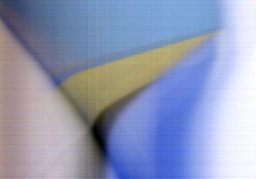
#> input picture im1_tp2.jpg, 256 x 179 px, shrunk from 1015 x 709 before the run
$ python main.py
#> lines starting #> are read from the running program, lines starting #| are printed output that depends on the picture; after the words box and inside, x2 and y2 are one past the last pixel; in counts of white or black regions, pixels touching at a corner belong together; long printed decimals are rounded
### funciones.py

import numpy as np
import matplotlib.pyplot as plt
import cv2

def sobel(image):
    # Definir las mascaras de Sobel
    Gx = np.array([[-1, 0, 1],
                    [-2, 0, 2],
                    [-1, 0, 1]], dtype=np.float32)

    Gy = np.array([[-1, -2, -1],
                   [0, 0, 0],
                   [1, 2, 1]], dtype=np.float32)

    # Obtener las dimensiones de la imagen
    filas, columnas = image.shape

    # Inicializar las matrices de gradiente
    grad_x = np.zeros((filas, columnas), dtype=np.float32)
    grad_y = np.zeros((filas, columnas), dtype=np.float32)
    grad = np.zeros((filas, columnas), dtype=np.float32)

    # Aplicar los kernels a la imagen
    for i in range(1, filas-1):
        for j in range(1, columnas-1):
            region = image[i-1:i+2, j-1:j+2]
            grad_x[i, j] = np.sum(Gx * region)
            grad_y[i, j] = np.sum(Gy * region)

    # Calcular la magnitud del gradiente
    grad = np.sqrt(grad_x**2 + grad_y**2)
    grad = np.clip(grad, 0, 255)  # Limitar los valores entre 0 y 255
    grad = grad.astype(np.uint8)

    return grad

def mostrar_imagen(imagenes, titulos):
    for i, image in enumerate(imagenes):
        plt.subplot(1, len(imagenes), i+1)
        plt.imshow(image)
        # plt.imshow(image, cmap='gray') #con gris
        plt.title(titulos[i])
        plt.axis('off')
    plt.show()

def mostrar_imagen_gris(imagenes, titulos):
    for i, image in enumerate(imagenes):
        plt.subplot(1, len(imagenes), i+1)
        plt.imshow(image, cmap='gray') #con gris
        plt.title(titulos[i])
        plt.axis('off')
    plt.show()

# [7 lines left out: function mostrar_imagenHSV, not called in this run]

def comparar_resultados(imagen, resultado):
    # Mostrar la imagen original y la imagen resultante
    plt.subplot(1, 2, 1)
    plt.imshow(cv2.cvtColor(imagen, cv2.COLOR_BGR2RGB))
    plt.title('Imagen Original')

    plt.subplot(1, 2, 2)
    plt.imshow(cv2.cvtColor(resultado, cv2.COLOR_BGR2RGB))
    plt.title('Área Amarilla Resaltada')

    plt.show()

def analizar_imagen(ruta_imagen, numero_imagen):

    imagen = cv2.imread(ruta_imagen)

    # Convertir imagen a espacio hsv
    hsv_imagen = cv2.cvtColor(imagen, cv2.COLOR_BGR2HSV)

    # Definir limites para el espacio H para el valor amarillo
    limite_inf_amarillo = np.array([20, 75, 75])
    limite_sup_amarillo = np.array([40, 255, 255])

    # Extraer canales H, S y V
    h = hsv_imagen[:, :, 0]
    s = hsv_imagen[:, :, 1]
    v = hsv_imagen[:, :, 2]

    # Crear mascara
    mascara = cv2.inRange(hsv_imagen, limite_inf_amarillo, limite_sup_amarillo)

    # Aplicar mascara al canal de saturacion
    mascara_s = cv2.bitwise_and(s, s, mask=mascara)

    # Detectar bordes
    bordes = sobel(mascara_s)

    # Crear un elemento estructurante
    kernel = np.ones((7,7), np.uint8)

    # Dilatar los bordes
    bordes_dilatados = cv2.dilate(bordes, kernel, iterations=1)

    # Cerrar los bordes
    bordes_cerrados = cv2.morphologyEx(bordes_dilatados, cv2.MORPH_CLOSE, kernel)

    # Encontrar los contornos
    contornos, _ = cv2.findContours(bordes_cerrados.astype(np.uint8), cv2.RETR_TREE, cv2.CHAIN_APPROX_SIMPLE)

    # Rellenar el área
    area_rellenada = cv2.drawContours(bordes_cerrados, contornos, -1, 255, thickness=cv2.FILLED)

    # Calcular el area amarilla
    area_amarilla = np.sum(area_rellenada == 255)
    area_total = imagen.shape[0] * imagen.shape[1]
    proporcion_area_amarilla = area_amarilla / area_total
    print(f"Área total amarilla en imagen {numero_imagen}: {area_amarilla}, que es el {round(proporcion_area_amarilla*100,2)}% del área total")

    # Integrar el canal de valor
    intensidad_amarilla = np.sum(v[mascara == 255])
    print(f"Intensidad total del amarillo en imagen {numero_imagen}: {intensidad_amarilla}")

    # Crear el resultado
    resultado_mascara = cv2.bitwise_and(imagen, imagen, mask=mascara)
    imagen_con_mascara = cv2.bitwise_and(imagen, imagen, mask=area_rellenada)

    # Mostrar resultados
    mostrar_imagen([mascara_s, bordes, bordes_cerrados], ["Mascara en Saturacion", "Bordes", "Bordes cerrados"])
    comparar_resultados(imagen, imagen_con_mascara)

    return area_amarilla, imagen, mascara

### funcionF.py
import numpy as np
import matplotlib.pyplot as plt
import cv2

import funciones

def alternativa1_fourier(imagen, mascara, numero_imagen):
    # convertir la imagen a escala de grises
    imagen_gris = cv2.cvtColor(imagen, cv2.COLOR_BGR2GRAY)

    # aplicar la transformada de Fourier
    transformada_f = np.fft.fft2(imagen_gris)

    transformada_f_desplazada = np.fft.fftshift(transformada_f)

    espectro_magnitud = 20 * np.log(np.abs(transformada_f_desplazada))

    filas, columnas = imagen_gris.shape
    centro_fila, centro_columna = filas // 2, columnas // 2

    # Crear un filtro pasa-bajo (LPF) en el centro, las bajas frecuencias son donde el color es más uniforme.
    mascara_filtro = np.ones((filas, columnas), np.uint8)
    mascara_filtro[0:centro_fila + 30, centro_columna + 30: columnas] = 0

    # Aplicar el filtro en el dominio de la frecuencia
    transformada_f_desplazada *= mascara_filtro

    # Invertir la Transformada de Fourier
    transformada_inversa = np.fft.ifftshift(transformada_f_desplazada)
    imagen_inversa = np.fft.ifft2(transformada_inversa)
    imagen_inversa = np.abs(imagen_inversa)

    # Mostrar la imagen filtrada
    plt.imshow(imagen_inversa, cmap='gray')
    plt.title('Imagen Filtrada con HPF')
    plt.show()

    # Mejorar la máscara usando la información de TF
    mascara_mejorada = cv2.bitwise_and(mascara_filtro, mascara_filtro, mask=(imagen_inversa > np.mean(imagen_inversa)).astype(np.uint8))
    mascara_mejorada = mascara_mejorada.astype(np.uint8) * 255

    funciones.mostrar_imagen([mascara, mascara_mejorada], ['Máscara original', 'Máscara mejorada'])

    # Calcular el área del color amarillo mejorada
    area_amarilla = np.sum(mascara_mejorada == 255)
    area_total = imagen.shape[0] * imagen.shape[1]
    ratio_area_amarilla = area_amarilla / area_total
    print('\n')
    print(f"Area total amarilla de la imagen {numero_imagen}: {area_amarilla}, es decir {round(ratio_area_amarilla*100,2)}% del área total")

    # mostrar el espectro de magnitud
    plt.imshow(espectro_magnitud, cmap='gray')
    plt.title(f'Imagen en el espectro de magnitud {numero_imagen}')
    plt.show()

    # Asegurarse de que la máscara mejorada esté en el formato correcto
    mascara_mejorada = mascara_mejorada.astype(np.uint8)

    # Multiplicar la máscara mejorada con la imagen original
    # result = cv2.bitwise_and(image1, image1, mask=improved_mask)
    resultado = cv2.bitwise_and(imagen, imagen, mask=mascara)

    # Mostrar la imagen original y la imagen resultante
    plt.subplot(1, 2, 1)
    plt.imshow(cv2.cvtColor(imagen, cv2.COLOR_BGR2RGB))
    plt.title('Imagen Original')

    plt.subplot(1, 2, 2)
    plt.imshow(cv2.cvtColor(resultado, cv2.COLOR_BGR2RGB))
    plt.title('Área Amarilla Resaltada')

    plt.show()

def alternativa2_medianBlur(ruta_imagen, numero_imagen):

    imagen = cv2.imread(ruta_imagen)

    # Convertir imagen a espacio hsv
    hsv_imagen = cv2.cvtColor(imagen, cv2.COLOR_BGR2HSV)
    imagen_gris = cv2.cvtColor(imagen, cv2.COLOR_BGR2GRAY)

    # Definir limites para el espacio H para el valor amarillo
    limite_inf_amarillo = np.array([20, 75, 75])
    limite_sup_amarillo = np.array([40, 255, 255])

    # Extraer canales H, S y V
    h = hsv_imagen[:, :, 0]
    s = hsv_imagen[:, :, 1]
    v = hsv_imagen[:, :, 2]

    imagen_gris_suavizada= cv2.medianBlur(imagen_gris, 7, 0)

    funciones.mostrar_imagen_gris([imagen_gris, imagen_gris_suavizada], ["Imagen en escala de grises", "Imagen suavizada"])

    # Crear mascara
    mascara = cv2.inRange(hsv_imagen, limite_inf_amarillo, limite_sup_amarillo)

    # Aplicar mascara al canal de saturacion
    mascara_s = cv2.bitwise_and(imagen_gris_suavizada, imagen_gris_suavizada, mask=mascara)

    # Detectar bordes
    bordes = funciones.sobel(mascara_s)

    # Crear un elemento estructurante
    kernel = np.ones((7,7), np.uint8)

    # Dilatar los bordes
    bordes_dilatados = cv2.dilate(bordes, kernel, iterations=1)

    # Cerrar los bordes
    bordes_cerrados = cv2.morphologyEx(bordes_dilatados, cv2.MORPH_CLOSE, kernel)

    # Encontrar los contornos
    contornos, _ = cv2.findContours(bordes_cerrados.astype(np.uint8), cv2.RETR_TREE, cv2.CHAIN_APPROX_SIMPLE)

    # Rellenar el área
    area_rellenada = cv2.drawContours(bordes_cerrados, contornos, -1, 255, thickness=cv2.FILLED)

    # Calcular el area amarilla
    area_amarilla = np.sum(area_rellenada == 255)
    area_total = imagen.shape[0] * imagen.shape[1]
    proporcion_area_amarilla = area_amarilla / area_total
    print(f"Área total amarilla en imagen {numero_imagen}: {area_amarilla}, que es el {round(proporcion_area_amarilla*100,2)}% del área total")

    # Integrar el canal de valor
    intensidad_amarilla = np.sum(v[mascara == 255])
    print(f"Intensidad total del amarillo en imagen {numero_imagen}: {intensidad_amarilla}")

    # Crear el resultado
    resultado_mascara = cv2.bitwise_and(imagen, imagen, mask=mascara)
    imagen_con_mascara = cv2.bitwise_and(imagen, imagen, mask=area_rellenada)

    # Mostrar resultados
    funciones.mostrar_imagen([mascara_s, bordes, bordes_cerrados], ["Mascara en Saturacion", "Bordes", "Bordes cerrados"])
    funciones.comparar_resultados(imagen, imagen_con_mascara)

    return area_amarilla, imagen, mascara

def alternativa3(ruta_imagen, numero_imagen):
    imagen = cv2.imread(ruta_imagen)

    # Convertir imagen a espacio hsv
    hsv_imagen = cv2.cvtColor(imagen, cv2.COLOR_BGR2HSV)
    imagen_gris = cv2.cvtColor(imagen, cv2.COLOR_BGR2GRAY)

    # Definir limites para el espacio H para el valor amarillo
    limite_inf_amarillo = np.array([20, 70, 70])
    limite_sup_amarillo = np.array([40, 255, 255])

    # Create a mask for the yellow color
    mask = cv2.inRange(hsv_imagen, limite_inf_amarillo, limite_sup_amarillo)

    # Apply edge detection to the mask
    edges = cv2.Canny(mask, 250, 300)

    # Blur the edges
    blurred_edges = cv2.GaussianBlur(edges, (5, 5), 0)

    # Apply the blurred edges as a mask to the original image
    res = cv2.bitwise_and(imagen, imagen, mask=blurred_edges)

    funciones.mostrar_imagen([imagen, res], ['Imagen original', 'Imagen con bordes amarillos'])
    funciones.mostrar_imagen([edges, blurred_edges], ['Bordes', 'Bordes suavizados'])

    # Crear un elemento estructurante
    kernel = np.ones((7,7), np.uint8)

    # Dilatar los bordes
    bordes_dilatados = cv2.dilate(blurred_edges, kernel, iterations=1)

    # Cerrar los bordes
    bordes_cerrados = cv2.morphologyEx(bordes_dilatados, cv2.MORPH_CLOSE, kernel)

    # Encontrar los contornos
    contornos, _ = cv2.findContours(bordes_cerrados.astype(np.uint8), cv2.RETR_TREE, cv2.CHAIN_APPROX_SIMPLE)

    # Rellenar el área
    area_rellenada = cv2.drawContours(bordes_cerrados, contornos, -1, 255, thickness=cv2.FILLED)

    funciones.mostrar_imagen([bordes_cerrados, area_rellenada], ['Bordes cerrados', 'Área rellenada'])

    # Calcular el area amarilla
    area_amarilla = np.sum(area_rellenada == 255)
    area_total = imagen.shape[0] * imagen.shape[1]
    proporcion_area_amarilla = area_amarilla / area_total
    print(f"Área total amarilla en imagen {numero_imagen}: {area_amarilla}, que es el {round(proporcion_area_amarilla*100,2)}% del área total")

    # Count the number of yellow pixels
    yellow_pixels = np.count_nonzero(blurred_edges)

    # Calculate the total number of pixels
    total_pixels = imagen.shape[0] * imagen.shape[1]

    # Calculate the percentage of yellow pixels
    yellow_percentage = (yellow_pixels / total_pixels) * 100

    print(f"Number of yellow pixels in image {numero_imagen}: {yellow_pixels}")
    print(f"Percentage of yellow pixels in image {numero_imagen}: {yellow_percentage}%")

### main.py
import funciones
import funcionF

def main():
    # # Analizar la primera imagen
    area_amarilla1, imagen1, mascara1 = funciones.analizar_imagen("im1_tp2.jpg", 1)
#> in analizar_imagen, imagen is the input picture: shape (179, 256, 3); mean B, G, R 183.5, 153.8, 144.7
#> in analizar_imagen, `hsv_imagen = cv2.cvtColor(imagen, cv2.COLOR_BGR2HSV)`: hsv_imagen: shape (179, 256, 3); mean H, S, V 105.7, 72.2, 190.6
#> in analizar_imagen, `mascara = cv2.inRange(hsv_imagen, limite_inf_amarillo, limite_sup_amar..`:
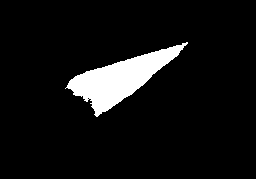
#> mascara: shape (179, 256); 7.2% white; 1 white region
#> in analizar_imagen, `contornos, _ = cv2.findContours(bordes_cerrados.astype(np.uint8), cv2...`: contornos = 1 contour; box (x1, y1, x2, y2) and area: (61, 38, 192, 121) 4822
#> in analizar_imagen, `area_rellenada = cv2.drawContours(bordes_cerrados, contornos, -1, 255,..`: area_rellenada: shape (179, 256); 10.9% white; 1 white region, box (x1, y1, x2, y2) and area: (61, 38, 192, 121) 4973
#> in analizar_imagen, `area_amarilla = np.sum(area_rellenada == 255)`: area_amarilla = 4973
#> in analizar_imagen, `proporcion_area_amarilla = area_amarilla / area_total`: proporcion_area_amarilla = 0.109
#| Área total amarilla en imagen 1: 4973, que es el 10.85% del área total
#> in analizar_imagen, `intensidad_amarilla = np.sum(v[mascara == 255])`: intensidad_amarilla = 529961
#| Intensidad total del amarillo en imagen 1: 529961
#> the loop in mostrar_imagen, `for i, image in enumerate(imagenes):` made 3 passes
#> area_amarilla1 = 4973
    area_amarilla2, imagen2, mascara2 = funciones.analizar_imagen("im2_tp2.jpg", 2)
#> call 2 of analizar_imagen, with ruta_imagen = 'im2_tp2.jpg', numero_imagen = 2
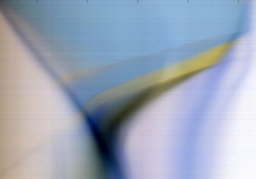
#> input picture im2_tp2.jpg, 256 x 179 px, shrunk from 1015 x 709 before the run
#> in analizar_imagen, imagen is the input picture: shape (179, 256, 3); mean B, G, R 184.8, 166.9, 156.3
#> in analizar_imagen (call 2), `hsv_imagen = cv2.cvtColor(imagen, cv2.COLOR_BGR2HSV)`: hsv_imagen: shape (179, 256, 3); mean H, S, V 94.4, 57.7, 190.6
#> in analizar_imagen (call 2), `mascara = cv2.inRange(hsv_imagen, limite_inf_amarillo, limite_sup_amar..`: mascara: shape (179, 256); 2.1% white; 1 white region
#> after the loop in sobel (call 2), `for i in range(1, filas-1):`:
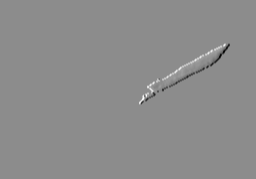
#> grad_x: shape (179, 256) float32; min -406, max 332, mean 0; drawn with min black and max white
#> in analizar_imagen (call 2), `contornos, _ = cv2.findContours(bordes_cerrados.astype(np.uint8), cv2...`: contornos = 1 contour; box (x1, y1, x2, y2) and area: (136, 40, 233, 108) 2117
#> in analizar_imagen (call 2), `area_rellenada = cv2.drawContours(bordes_cerrados, contornos, -1, 255,..`:
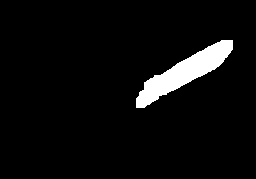
#> area_rellenada: shape (179, 256); 4.9% white; 1 white region, box (x1, y1, x2, y2) and area: (136, 40, 233, 108) 2232
#> in analizar_imagen (call 2), `area_amarilla = np.sum(area_rellenada == 255)`: area_amarilla = 2232
#> in analizar_imagen (call 2), `proporcion_area_amarilla = area_amarilla / area_total`: proporcion_area_amarilla = 0.0487
#| Área total amarilla en imagen 2: 2232, que es el 4.87% del área total
#> in analizar_imagen (call 2), `intensidad_amarilla = np.sum(v[mascara == 255])`: intensidad_amarilla = 148800
#| Intensidad total del amarillo en imagen 2: 148800
#> the loop in mostrar_imagen (call 2), `for i, image in enumerate(imagenes):` made 3 passes
#> in comparar_resultados (call 2), `plt.show()`:
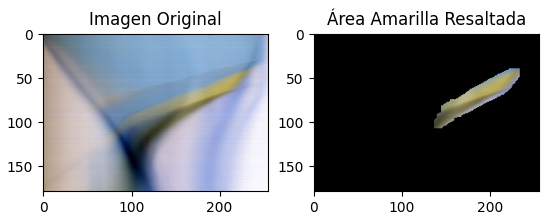
#> figure drawn by matplotlib, 2 panels
#> area_amarilla2 = 2232

    if area_amarilla1 > area_amarilla2:
        print("La primera imagen tiene un área amarilla más grande.")
    else:
        print("La segunda imagen tiene un área amarilla más grande.")

    funcionF.alternativa1_fourier(imagen1, mascara1, 1)
#> in alternativa1_fourier, `mascara_mejorada = cv2.bitwise_and(mascara_filtro, mascara_filtro, mas..`: mascara_mejorada: shape (179, 256); values 0 (black) and 1 (white), 25.5% white; 17 white regions (11 under 20 px), largest, box (x1, y1, x2, y2) and area: (15, 62, 82, 179) 5681, (191, 119, 256, 179) 3836, (96, 49, 158, 86) 1145, (117, 0, 158, 25) 588, (0, 26, 2, 179) 295, (136, 29, 158, 41) 95
#> in alternativa1_fourier, `mascara_mejorada = cv2.bitwise_and(mascara_filtro, mascara_filtro, mas..`:
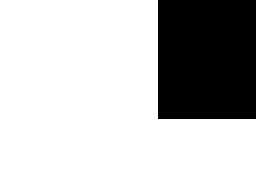
#> mascara_filtro: shape (179, 256); values 0 (black) and 1 (white), 74.6% white; 1 black region, box (x1, y1, x2, y2) and area: (158, 0, 256, 119) 11662
#> in alternativa1_fourier, `mascara_mejorada = mascara_mejorada.astype(np.uint8) * 255`: mascara_mejorada: shape (179, 256); 25.5% white; 17 white regions (11 under 20 px)
#> in alternativa1_fourier, `area_amarilla = np.sum(mascara_mejorada == 255)`: area_amarilla = 11693
#> in alternativa1_fourier, `ratio_area_amarilla = area_amarilla / area_total`: ratio_area_amarilla = 0.255
#| Area total amarilla de la imagen 1: 11693, es decir 25.52% del área total
    funcionF.alternativa1_fourier(imagen2, mascara2, 2)
#> call 2 of alternativa1_fourier, with numero_imagen = 2
#> in alternativa1_fourier (call 2), `espectro_magnitud = 20 * np.log(np.abs(transformada_f_desplazada))`:
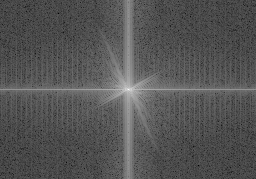
#> espectro_magnitud: shape (179, 256) float64; min -9.16, max 316.9, mean 99.5; drawn with min black and max white
#> in alternativa1_fourier (call 2), `area_amarilla = np.sum(mascara_mejorada == 255)`: area_amarilla = 16030
#> in alternativa1_fourier (call 2), `ratio_area_amarilla = area_amarilla / area_total`: ratio_area_amarilla = 0.35
#| Area total amarilla de la imagen 2: 16030, es decir 34.98% del área total

    funcionF.alternativa2_medianBlur("im1_tp2.jpg", 1)
#> the loop in mostrar_imagen_gris, `for i, image in enumerate(imagenes):` made 2 passes
#> in alternativa2_medianBlur, `contornos, _ = cv2.findContours(bordes_cerrados.astype(np.uint8), cv2...`: contornos = 1 contour; box (x1, y1, x2, y2) and area: (61, 38, 192, 121) 4822
#> in alternativa2_medianBlur, `area_amarilla = np.sum(area_rellenada == 255)`: area_amarilla = 4973
#> in alternativa2_medianBlur, `proporcion_area_amarilla = area_amarilla / area_total`: proporcion_area_amarilla = 0.109
#| Área total amarilla en imagen 1: 4973, que es el 10.85% del área total
#> in alternativa2_medianBlur, `intensidad_amarilla = np.sum(v[mascara == 255])`: intensidad_amarilla = 529961
#| Intensidad total del amarillo en imagen 1: 529961
    funcionF.alternativa2_medianBlur("im2_tp2.jpg", 2)
#> the loop in mostrar_imagen_gris (call 2), `for i, image in enumerate(imagenes):` made 2 passes
#> in alternativa2_medianBlur (call 2), `contornos, _ = cv2.findContours(bordes_cerrados.astype(np.uint8), cv2...`: contornos = 1 contour; box (x1, y1, x2, y2) and area: (136, 40, 233, 108) 2117
#| Área total amarilla en imagen 2: 2232, que es el 4.87% del área total
#| Intensidad total del amarillo en imagen 2: 148800

    funcionF.alternativa3("im2_tp2.jpg", 2)
#> in alternativa3, `contornos, _ = cv2.findContours(bordes_cerrados.astype(np.uint8), cv2...`: contornos = 1 contour; box (x1, y1, x2, y2) and area: (128, 38, 234, 114) 2838
#> in alternativa3, `area_amarilla = np.sum(area_rellenada == 255)`: area_amarilla = 2963
#> in alternativa3, `proporcion_area_amarilla = area_amarilla / area_total`: proporcion_area_amarilla = 0.0647
#| Área total amarilla en imagen 2: 2963, que es el 6.47% del área total
#> in alternativa3, `yellow_pixels = np.count_nonzero(blurred_edges)`: yellow_pixels = 1521
#> in alternativa3, `yellow_percentage = (yellow_pixels / total_pixels) * 100`: yellow_percentage = 3.32
#| Number of yellow pixels in image 2: 1521
#| Percentage of yellow pixels in image 2: 3.319%
    funcionF.alternativa3("im1_tp2.jpg", 1)
#> in alternativa3 (call 2), `contornos, _ = cv2.findContours(bordes_cerrados.astype(np.uint8), cv2...`: contornos = 2 contours; box (x1, y1, x2, y2) and area: (58, 35, 197, 122) 5689, (78, 60, 151, 106) 1574
#| Área total amarilla en imagen 1: 4356, que es el 9.51% del área total
#| Number of yellow pixels in image 1: 1969
#| Percentage of yellow pixels in image 1: 4.297%

main()
